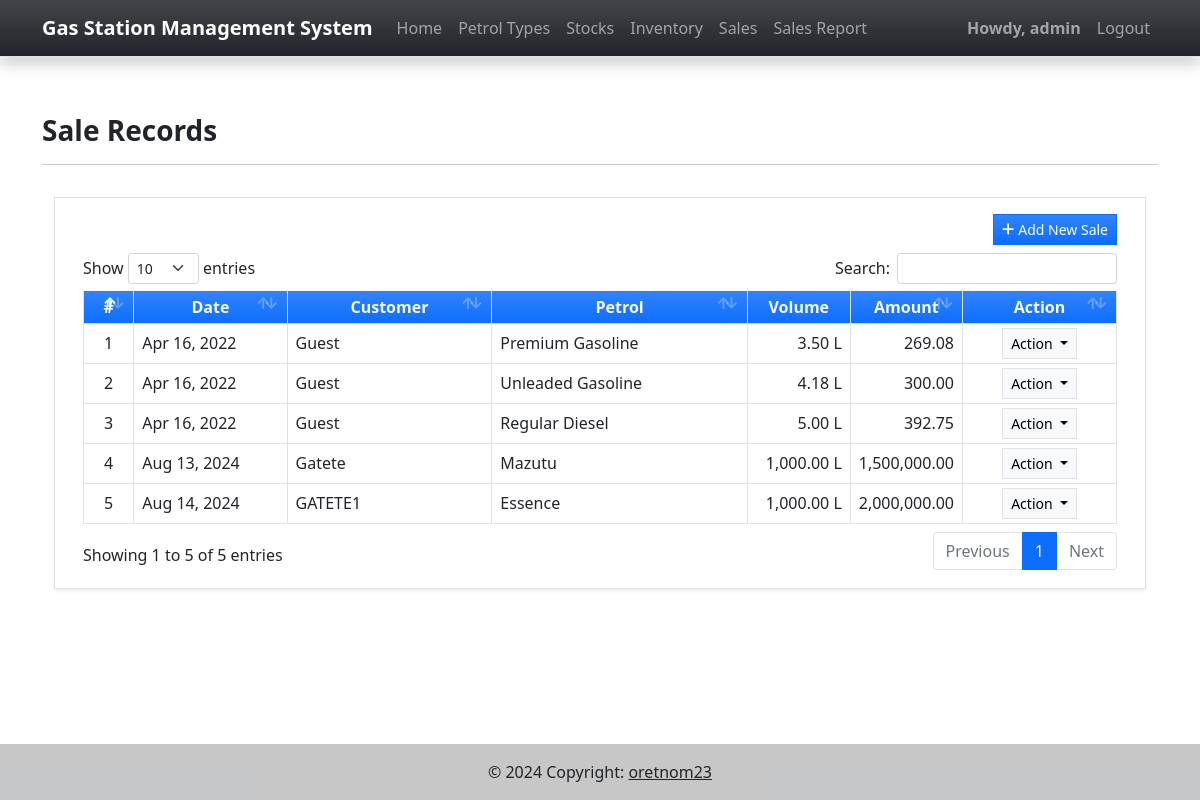
/sale_list (signed in), run on the app's committed database.
### gsmsApp/models.py (models this page shows, shortened)
class Sale(models.Model):
    date = models.DateField(null=True, blank = True)
    customer_name = models.CharField(max_length=250)
    petrol = models.ForeignKey(Petrol, on_delete=models.CASCADE)
    volume = models.FloatField(max_length=(15,2), default=0)
    price = models.FloatField(max_length=(15,2), default=0)
    amount = models.FloatField(max_length=(15,2), default=0)
    date_added = models.DateTimeField(default = timezone.now)
    date_created = models.DateTimeField(auto_now = True)
    class Meta:
        verbose_name_plural = "List of Sales"

class Petrol(models.Model):
    name = models.CharField(max_length=250)
    description = models.TextField()
    status = models.CharField(max_length=2,choices=(('1','Active'),('0', 'Inactive')) , default = 1)
    price = models.FloatField(max_length=(15,2), default= 0)
    delete_flag = models.IntegerField(default = 0)
    date_added = models.DateTimeField(default = timezone.now)
    date_created = models.DateTimeField(auto_now = True)
    class Meta:
        verbose_name_plural = "Petrol Type List"
    def __str__(self):
        return str(f"{self.name}")

### gsmsApp/views.py (the view)
# urls.py: path('sale_list',views.sale_list,name='sale-page'),
@login_required
def sale_list(request):
    context =context_data()
    context['page_title'] = "Sale Records"
    context['page'] = "sale_list"
    petrols = models.Petrol.objects.filter(delete_flag = 0, status = 1).all().values_list('id')
    context['sales'] = models.Sale.objects.filter(petrol__id__in = petrols).all()
    return render(request, "sale_list.html", context)

### gsmsApp/views.py (called while the page is built)
def context_data():
    context = {
        'page_name' : '',
        'page_title' : '',
        'system_name' : 'Gas Station Management System',
        'topbar' : True,
        'footer' : True,
    }
    return context

### gsmsApp/templates/sale_list.html (shortened to what this page needs)
{% extends "base.html" %} {% load humanize %} {% load customfilter %} {% block pageContent %}
<h3 class="fw-bolder">{{page_title}}</h3>
<hr>
<section class="py-3">
    <div class="container">
        <div class="card rounded-0 shadow-sm blur">
            <div class="card-body">
                <div class="container-fluid">
                    <div class="text-end mb-2">
                        <a href="javascript:void(0)" id="add_new" class="btn btn-primary btn-sm rounded-0 bg-gradient"><i class="fa fa-plus"></i> Add New Sale</a>
                    </div>
                    <table class="table table-stripped table-bordered" id="sale-table">
                        <colgroup>
                            <col width="5%">
                            <col width="15%">
                            <col width="20%">
                            <col width="25%">
                            <col width="10%">
                            <col width="10%">
                            <col width="15%">
                        </colgroup>
                        <thead>
                            <tr class="bg-primary bg-gradient text-light">
                                <th class="text-center">#</th>
                                <th class="text-center">Date</th>
                                <th class="text-center">Customer</th>
                                <th class="text-center">Petrol</th>
                                <th class="text-center">Volume</th>
                                <th class="text-center">Amount</th>
                                <th class="text-center">Action</th>
                            </tr>
                        </thead>
                        <tbody>
                            {% for sale in sales %}
                            <tr>
                                <td class="text-center">{{forloop.counter}}</td>
                                <td class="">{{ sale.date|date:"M d, Y" }}</td>
                                <td class="">{{sale.customer_name}}</td>
                                <td class="">{{sale.petrol}}</td>
                                <td class="text-end">{{ sale.volume|floatformat:2|intcomma }} L</td>
                                <td class="text-end">{{ sale.amount|floatformat:2|intcomma }}</td>
                                <td class="text-center">
                                    <div class="dropdown">
                                        <button class="btn btn-light border bg-gradient btn-sm rounded-0 dropdown-toggle" type="button" id="saleDD{{sale.pk}}" data-bs-toggle="dropdown" aria-expanded="false">
                                          Action
                                        </button>
                                    </div>
                                </td>
                            </tr>
                            {% endfor %}
                        </tbody>
                    </table>
                </div>
            </div>
        </div>
    </div>
</section>
</div> {% endblock pageContent %}

### gsmsApp/templates/topNavigation.html (shortened to what this page needs)
{% load static %}
<header>
    <nav class="navbar navbar-expand-lg navbar-dark bg-dark bg-gradient fixed-top shadow border-bottom">
        <div class="container">
            <a class="navbar-brand" target="_blank" href="./">
                <b>{{system_name}}</b>
            </a>
            <div class="collapse navbar-collapse" id="navbarExample01">
                <ul class="navbar-nav me-auto mb-2 mb-lg-0" id="topNav">
                    <li class="nav-item">
                        <a class="nav-link" aria-current="page" href="{% url 'home-page' %}">Home</a>
                    </li>
                    <li class="nav-item">
                        <a class="nav-link" id="upload-btn" aria-current="page" href="{% url 'petrol-page' %}">Petrol Types</a>
                    </li>
                    <li class="nav-item">
                        <a class="nav-link" id="upload-btn" aria-current="page" href="{% url 'stock-page' %}">Stocks</a>
                    </li>
                    <li class="nav-item">
                        <a class="nav-link" id="upload-btn" aria-current="page" href="{% url 'inventory-page' %}">Inventory</a>
                    </li>
                    <li class="nav-item">
                        <a class="nav-link" id="upload-btn" aria-current="page" href="{% url 'sale-page' %}">Sales</a>
                    </li>
                    <li class="nav-item">
                        <a class="nav-link" id="upload-btn" aria-current="page" href="{% url 'sales-report-page' %}">Sales Report</a>
                    </li>
                </ul>
                <ul class="navbar-nav d-flex flex-row">
                    {% if user.id %}
                    <li class="nav-item">
                        <a class="nav-link"  href="{% url 'profile-page' %}"><b>Howdy, {{user.username}}</b></a>
                    </li>
                    <li class="nav-item">
                        <a class="nav-link" aria-current="page" href="{% url 'logout' %}">Logout</a>
                    </li>
                    {% endif %}
                </ul>
            </div>
        </div>
    </nav>
    <div id="intro" class="pt-2 text-center bg-light">
    </div>
</header>

### static/assets/default/css/style.css (style rules this page uses)
html, body { height: 100%; width: 100%; max-height: 100%; overflow: auto; display: flex; flex-direction: column; }
body>header { flex-shrink: auto; }

### gsmsApp/templates/topNavigation.html (style rules this page uses)
#intro { margin-top: 58px; }

### data on the page
Sale: date "Apr 16, 2022", customer_name "Guest", petrol "Premium Gasoline", volume "3.50", amount "269.08"
Sale: date "Apr 16, 2022", customer_name "Guest", petrol "Unleaded Gasoline", volume "4.18", amount "300.00"
Sale: date "Apr 16, 2022", customer_name "Guest", petrol "Regular Diesel", volume "5.00", amount "392.75"
Sale: date "Aug 13, 2024", customer_name "Gatete", petrol "Mazutu", volume "1,000.00", amount "1,500,000.00"
Sale: date "Aug 14, 2024", customer_name "GATETE1", petrol "Essence", volume "1,000.00", amount "2,000,000.00"

### other printed values
{{ system_name }} "Gas Station Management System"
{{ user.username }} "admin"
{{ page_title }} "Sale Records"
